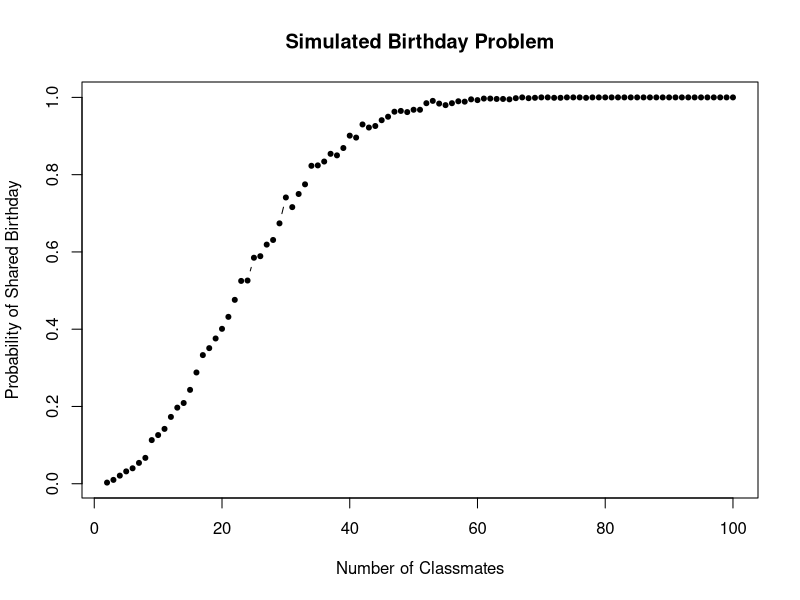

Write R code to recreate this figure.
# Function to simulate the birthday problem
simulate_birthday_problem <- function(n) {
  birthdays <- sample(1:365, n, replace = TRUE)
  has_shared_birthday <- length(birthdays) != length(unique(birthdays))
  return(has_shared_birthday)
}

# Number of classmates to simulate
n_classmates <- seq(2, 100, by = 1)

# Simulate the birthday problem for each number of classmates
probabilities <- sapply(n_classmates, function(n) {
  mean(replicate(1000, simulate_birthday_problem(n)))
})

# Plot the simulated data
plot(n_classmates, probabilities, type = "b",  pch = 20,
     xlab = "Number of Classmates", ylab = "Probability of Shared Birthday",
     main = "Simulated Birthday Problem")